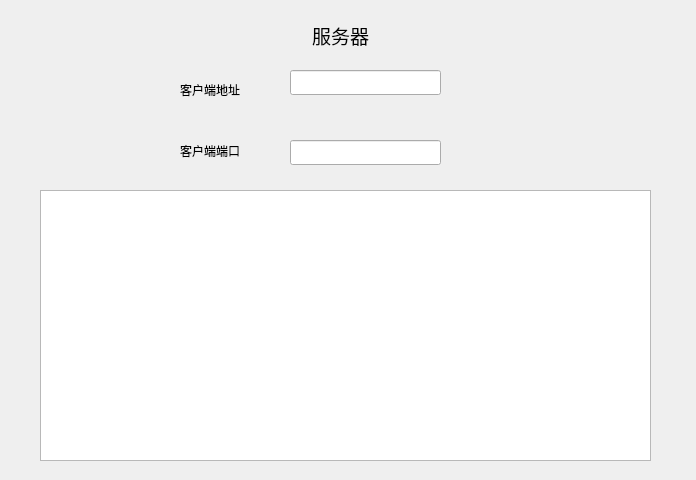
<?xml version="1.0" encoding="UTF-8"?>
<ui version="4.0">
 <class>Widget</class>
 <widget class="QWidget" name="Widget">
  <property name="geometry">
   <rect>
    <x>0</x>
    <y>0</y>
    <width>696</width>
    <height>480</height>
   </rect>
  </property>
  <property name="windowTitle">
   <string>Widget</string>
  </property>
  <widget class="QLabel" name="label">
   <property name="geometry">
    <rect>
     <x>280</x>
     <y>10</y>
     <width>121</width>
     <height>51</height>
    </rect>
   </property>
   <property name="text">
    <string>&lt;html&gt;&lt;head/&gt;&lt;body&gt;&lt;p align=&quot;center&quot;&gt;&lt;span style=&quot; font-size:14pt;&quot;&gt;服务器&lt;/span&gt;&lt;/p&gt;&lt;/body&gt;&lt;/html&gt;</string>
   </property>
  </widget>
  <widget class="QLabel" name="label_2">
   <property name="geometry">
    <rect>
     <x>180</x>
     <y>80</y>
     <width>81</width>
     <height>20</height>
    </rect>
   </property>
   <property name="text">
    <string>客户端地址</string>
   </property>
  </widget>
  <widget class="QLabel" name="label_3">
   <property name="geometry">
    <rect>
     <x>180</x>
     <y>140</y>
     <width>91</width>
     <height>21</height>
    </rect>
   </property>
   <property name="text">
    <string>客户端端口</string>
   </property>
  </widget>
  <widget class="QLineEdit" name="IpLineEdit">
   <property name="geometry">
    <rect>
     <x>290</x>
     <y>70</y>
     <width>151</width>
     <height>25</height>
    </rect>
   </property>
  </widget>
  <widget class="QLineEdit" name="lineEdit_2">
   <property name="geometry">
    <rect>
     <x>290</x>
     <y>140</y>
     <width>151</width>
     <height>25</height>
    </rect>
   </property>
  </widget>
  <widget class="QTableView" name="tableView">
   <property name="geometry">
    <rect>
     <x>40</x>
     <y>190</y>
     <width>611</width>
     <height>271</height>
    </rect>
   </property>
  </widget>
 </widget>
 <resources/>
 <connections/>
</ui>
